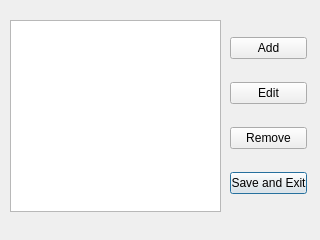
<?xml version="1.0" encoding="UTF-8"?>
<ui version="4.0">
 <class>dca_list_dialog</class>
 <widget class="QDialog" name="dca_list_dialog">
  <property name="geometry">
   <rect>
    <x>0</x>
    <y>0</y>
    <width>320</width>
    <height>240</height>
   </rect>
  </property>
  <property name="windowTitle">
   <string>DCA List Editor</string>
  </property>
  <property name="modal">
   <bool>true</bool>
  </property>
  <widget class="QListWidget" name="dca_list">
   <property name="geometry">
    <rect>
     <x>10</x>
     <y>20</y>
     <width>211</width>
     <height>192</height>
    </rect>
   </property>
  </widget>
  <widget class="QWidget" name="verticalLayoutWidget">
   <property name="geometry">
    <rect>
     <x>230</x>
     <y>20</y>
     <width>77</width>
     <height>191</height>
    </rect>
   </property>
   <layout class="QVBoxLayout" name="dca_buttons_layout">
    <item>
     <widget class="QPushButton" name="add_dca_button">
      <property name="text">
       <string>Add</string>
      </property>
     </widget>
    </item>
    <item>
     <widget class="QPushButton" name="edit_dca_button">
      <property name="text">
       <string>Edit</string>
      </property>
     </widget>
    </item>
    <item>
     <widget class="QPushButton" name="remove_dca_button">
      <property name="text">
       <string>Remove</string>
      </property>
     </widget>
    </item>
    <item>
     <widget class="QPushButton" name="save_list_button">
      <property name="text">
       <string>Save and Exit</string>
      </property>
      <property name="default">
       <bool>true</bool>
      </property>
     </widget>
    </item>
   </layout>
  </widget>
 </widget>
 <resources/>
 <connections/>
</ui>
